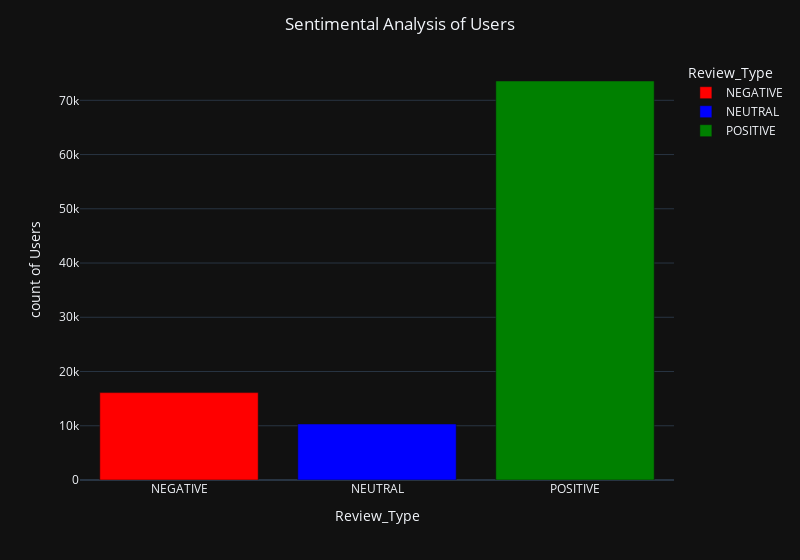

Notebook source saved alongside this figure:
### Code cell
# Plotting the count of reviews
fig=px.bar(count_reviews_df,x="Review_Type",y='count of Users',color='Review_Type',template="plotly_dark",color_discrete_sequence=['Red','Blue','Green'])
fig.update_layout(width=800,title=dict(text='Sentimental Analysis of Users',x=0.5))
fig.show()

### Figure 1 — Plotly figure (JSON) as saved in the notebook; plotly's stock layout.template omitted (floating-point values rounded to 4 significant figures)
{"data": [{"alignmentgroup": "True", "hovertemplate": "Review_Type=%{x}<br>count of Users=%{y}<extra></extra>", "legendgroup": "NEGATIVE", "marker": {"color": "Red", "pattern": {"shape": ""}}, "name": "NEGATIVE", "offsetgroup": "NEGATIVE", "orientation": "v", "showlegend": true, "textposition": "auto", "type": "bar", "x": ["NEGATIVE"], "xaxis": "x", "y": [16111], "yaxis": "y"}, {"alignmentgroup": "True", "hovertemplate": "Review_Type=%{x}<br>count of Users=%{y}<extra></extra>", "legendgroup": "NEUTRAL", "marker": {"color": "Blue", "pattern": {"shape": ""}}, "name": "NEUTRAL", "offsetgroup": "NEUTRAL", "orientation": "v", "showlegend": true, "textposition": "auto", "type": "bar", "x": ["NEUTRAL"], "xaxis": "x", "y": [10330], "yaxis": "y"}, {"alignmentgroup": "True", "hovertemplate": "Review_Type=%{x}<br>count of Users=%{y}<extra></extra>", "legendgroup": "POSITIVE", "marker": {"color": "Green", "pattern": {"shape": ""}}, "name": "POSITIVE", "offsetgroup": "POSITIVE", "orientation": "v", "showlegend": true, "textposition": "auto", "type": "bar", "x": ["POSITIVE"], "xaxis": "x", "y": [73559], "yaxis": "y"}], "layout": {"barmode": "relative", "legend": {"title": {"text": "Review_Type"}, "tracegroupgap": 0}, "margin": {"t": 60}, "title": {"text": "Sentimental Analysis of Users", "x": 0.5}, "width": 800, "xaxis": {"anchor": "y", "categoryarray": ["NEGATIVE", "NEUTRAL", "POSITIVE"], "categoryorder": "array", "domain": [0, 1], "title": {"text": "Review_Type"}}, "yaxis": {"anchor": "x", "domain": [0, 1], "title": {"text": "count of Users"}}}}
